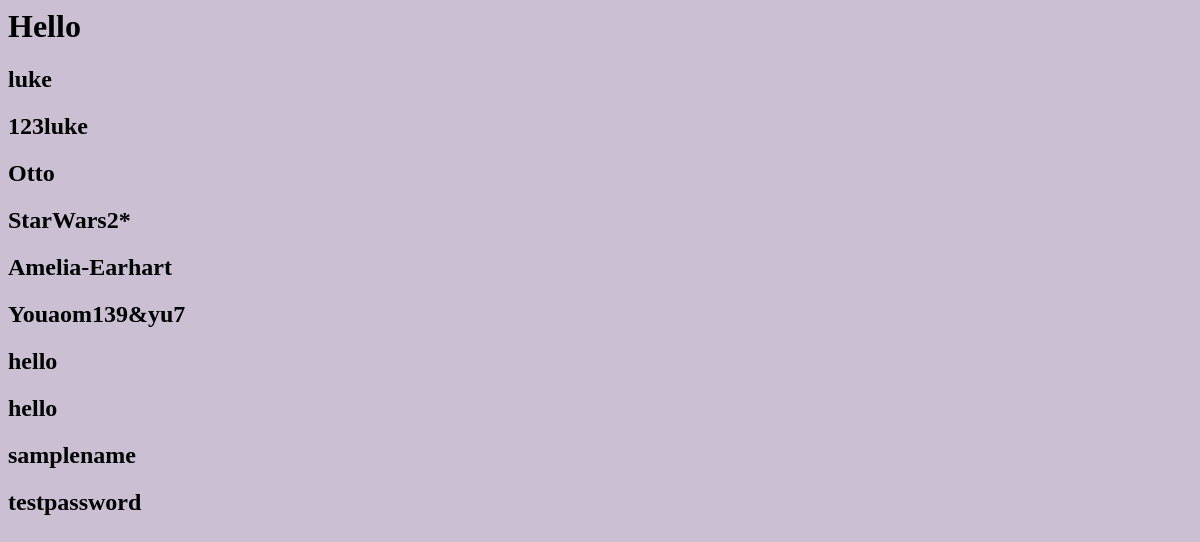
The page /music_app/ on the database as committed earlier.
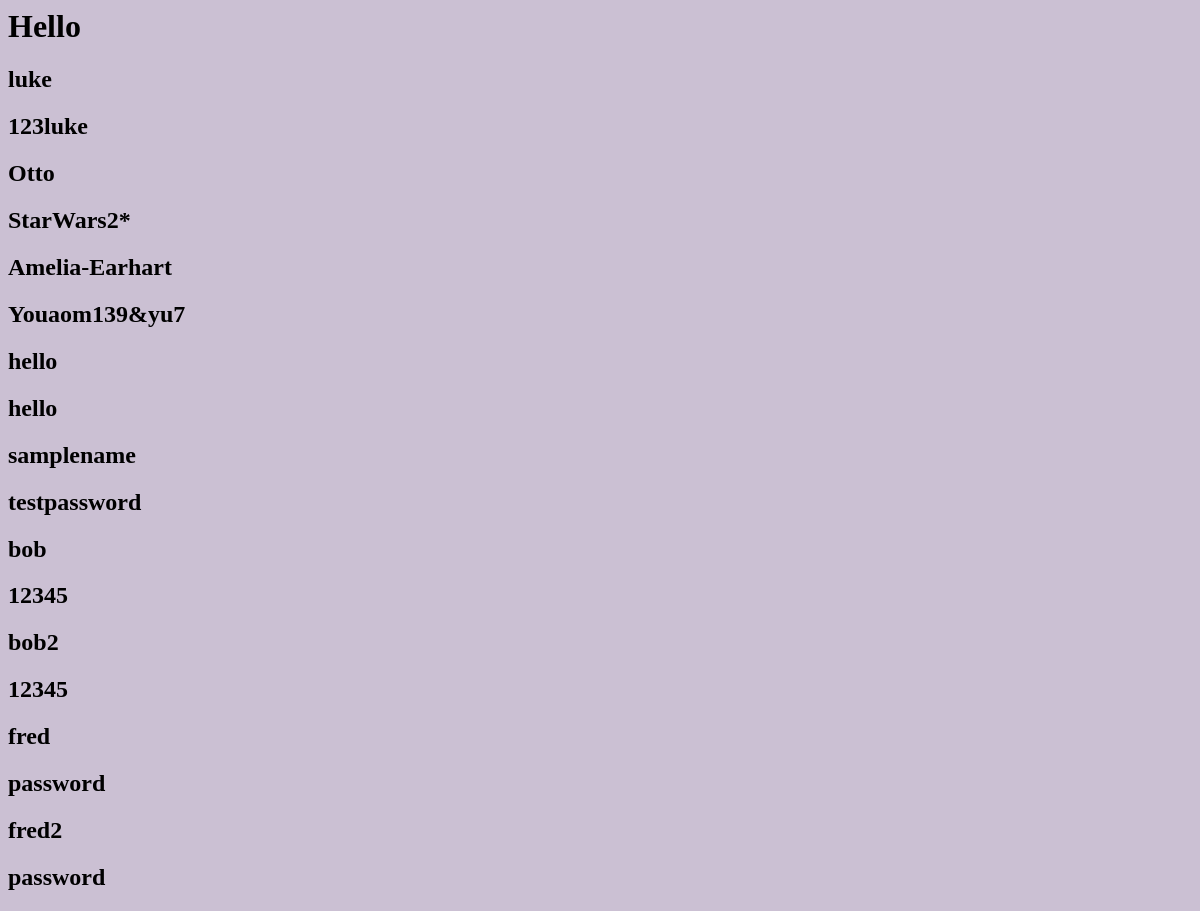
The same page on the database as committed later.
### music_app/models.py (models this page shows, shortened)
class Users(models.Model):
    username = models.CharField(max_length=200, primary_key=True)
    password = models.CharField(max_length=200)

### music_app/views.py (the view)
# urls.py: path('', views.index, name='index'),
def index(request):
    users = Users.objects.all()
    return render(request, 'music_app/index.html', {'users': users})

### music_app/templates/music_app/index.html
{% load static %}
<link rel="stylesheet" type = "text/css" href="{% static 'music_app/styles.css' %}">
<html>
    <body>
        <h1> Hello </h1>
        <div class = "users">
            {% for user in users %}
            <div class = "users">
                <h2> {{ user.username }}</h2>
                <h2> {{ user.password }}</h2>
            </div>
            {% endfor %}
        </div>
    </body>
</html>

### music_app/static/music_app/styles.css (style rules this page uses)
body { background-color: #cbc0d3; }

Rows that differ between the two databases and show on the page:
added Users: username "bob", password "12345"
added Users: username "bob2", password "12345"
added Users: username "fred", password "password"
added Users: username "fred2", password "password"
